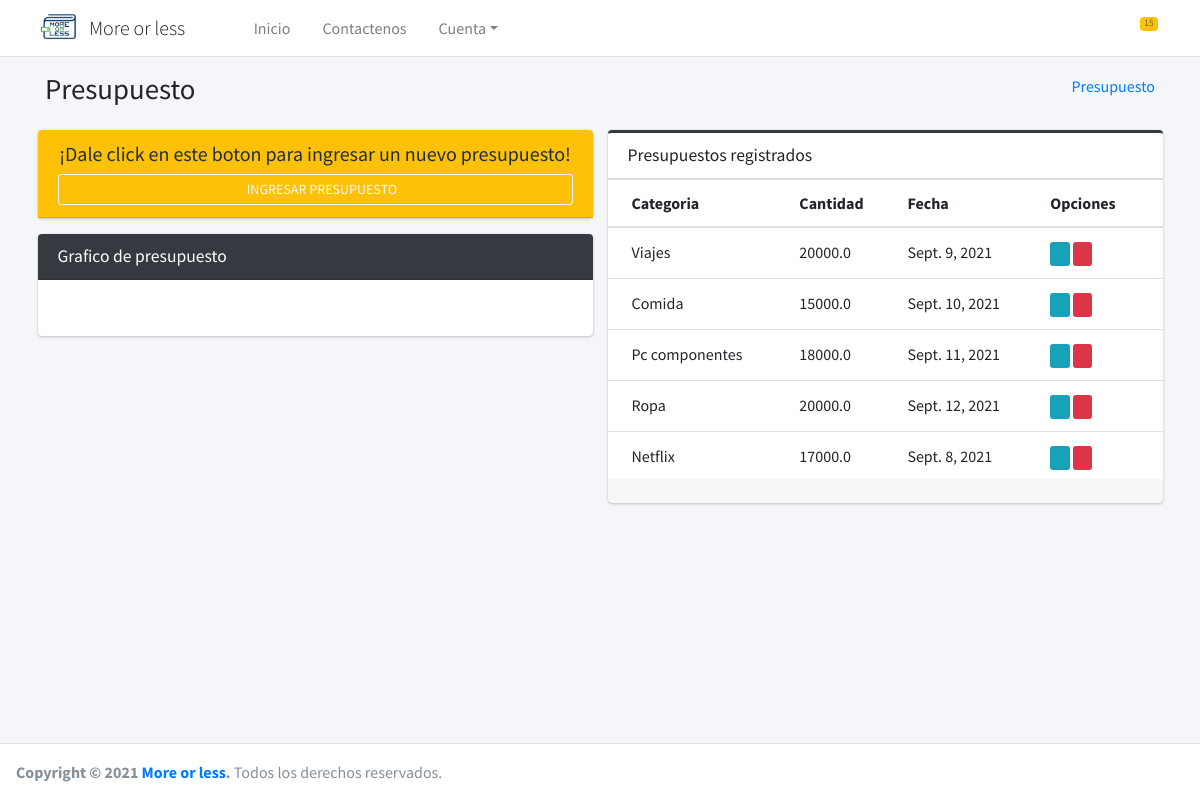
/presupuesto/ (signed in), run on the app's committed database.
### core/presupuesto/models.py (models this page shows, shortened)
class Presupuesto(models.Model):
    date = models.DateField(auto_now=True, verbose_name='Fecha de registro')
    amount = models.FloatField('Monto', blank=True, default=None, null=True)
    category = models.ForeignKey(Categoria, blank=True, null=True, on_delete=models.CASCADE)
    class Meta:
        verbose_name = 'Presupuesto'
        verbose_name_plural = 'Presupuestos'
        db_table = 'presupuesto'
        ordering = ['id']

### core/categorias/models.py (models this page shows, shortened)
class Categoria(models.Model):
    category = models.CharField(max_length=50, verbose_name='Categoria')
    def __str__(self):
        return self.category
    class Meta:
        verbose_name = 'Categoria'
        verbose_name_plural = 'Categorias'
        db_table = 'categoria'
        ordering = ['id']

### core/presupuesto/views.py (the view, shortened to what this page needs)
# urls.py: path('presupuesto/', PresupuestoListView.as_view(), name='presupuesto'),
class PresupuestoListView(ListView):
    model = Presupuesto
    template_name = 'presupuesto.html'
    @method_decorator(login_required)
    @method_decorator(csrf_exempt)
    def dispatch(self, request, *args, **kwargs):
        return super().dispatch(request, *args, **kwargs)
    def obtener_reporte_presupuesto_sem(self):
        year = datetime.now().year
        month = datetime.now().month
        data = []
        for w in range(1, 8):
            dict_data = Presupuesto.objects.filter(date__year=year, date__month=month,
                                                   date__week_day=w).aggregate(
                Sum('amount', output_field=FloatField()))
            if (dict_data['amount__sum'] == None):
                data.append(0)
            else:
                data.append(float(dict_data['amount__sum']))
        return data
    def get_context_data(self, **kwargs):
        context = super().get_context_data(**kwargs)
        context['reporte_presupesto_sem'] = self.obtener_reporte_presupuesto_sem()
        context['title'] = 'Presupuestos registrados'
        return context

### core/registro/models.py (called while the page is built)
    def get_image(self):
        if self.image:
            return "{}{}".format(MEDIA_URL, self.image)
        return "{}{}".format(STATIC_URL, 'img/imagen-perfil-sin-foto.png')

### core/presupuesto/templates/presupuesto.html (shortened to what this page needs)
{% extends 'body.html' %}
{% load static %}
{% block content %}
    <div class="content-wrapper">
        <div class="content-header">
            <div class="container">
                <div class="container-fluid">
                    <div class="row mb-2">
                        <div class="col-sm-6">
                            <h1 class="m-0">Presupuesto</h1>
                        </div>
                        <div class="col-sm-6">
                            <ol class="breadcrumb float-sm-right">
                                <li class="breadcrumb-item"><a href="{% url 'presupuesto' %}">Presupuesto</a></li>
                            </ol>
                        </div>
                    </div>
                </div>
            </div>
        </div>
        <section class="content">
            <div class="container">
                <div class="row">
                    <div class="col-12 col-sm-12 col-lg-6">
                        <div class="card card-yellow">
                            <div class="card-header">
                                <h5 class="text-center">¡Dale click en este boton para ingresar un nuevo
                                    presupuesto!</h5>
                                <a href="{% url 'addPre' %}">
                                    <button type="button" class="btn btn-outline-light btn-block btn-sm"><i
                                            class="fa fa-plus"></i> INGRESAR PRESUPUESTO
                                    </button>
                                </a>
                            </div>
                        </div>
                        <div class="card card-dark">
                            <div class="card-header">
                                <h3 class="card-title">Grafico de presupuesto</h3>
                            </div>
                            <div class="card-body">
                            </div>
                        </div>
                    </div>
                    <div class="col-12 col-sm-12 col-lg-6">
                        {% include 'list_presupuesto.html' %}
                    </div>
                </div>
            </div>
        </section>
    </div>
{% endblock %}

### core/presupuesto/templates/list_presupuesto.html
{% extends 'list.html' %}
{% block columns %}
    <tr>
        <th>Categoria</th>
        <th>Cantidad</th>
        <th>Fecha</th>
        <th>Opciones</th>
    </tr>
{% endblock %}
{% block rows %}
    {% for c in object_list %}
        <tr>
            <td>{{ c.category }}</td>
            <td>{{ c.amount }}</td>
            <td>{{ c.date }}</td>
            <td>
                <a href="{% url 'editPre' c.id %}" class="btn btn-info btn-xs"><i class="fas fa-edit"></i>
                </a>
                <a href="{% url 'deletePre' c.id %}" class="btn btn-danger btn-xs"><i
                        class="fas fa-trash-alt"></i>
                </a>
            </td>
        </tr>
    {% endfor %}
{% endblock %}

### data on the page
Presupuesto: category "Viajes", amount "20000.0", date "Sept. 9, 2021"
Presupuesto: category "Comida", amount "15000.0", date "Sept. 10, 2021"
Presupuesto: category "Pc componentes", amount "18000.0", date "Sept. 11, 2021"
Presupuesto: category "Ropa", amount "20000.0", date "Sept. 12, 2021"
Presupuesto: category "Netflix", amount "17000.0", date "Sept. 8, 2021"

### other printed values
{{ title }} "Presupuestos registrados"
